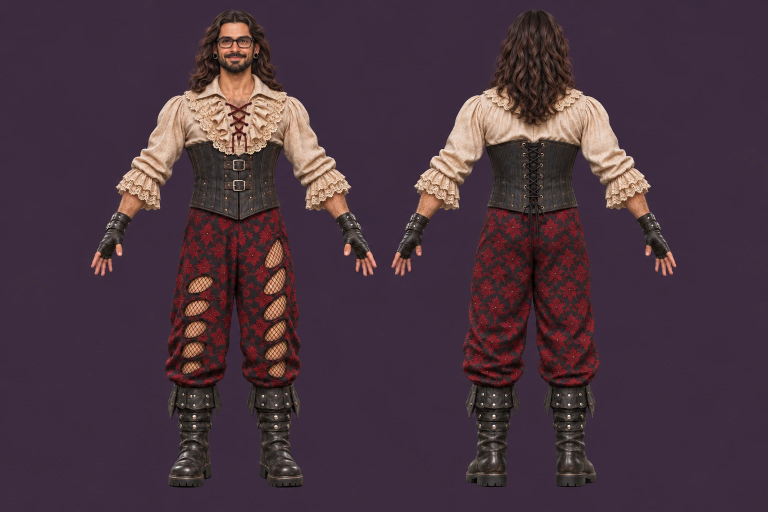
#> input picture models/grey-hat-3d/references/chatgpt/B1.webp, 1536 x 1024 px, given in place of B1.png, which was not available (shown at 1/2 size)
$ python bake_ranger.py
#> lines starting #> are read from the running program, lines starting #| are printed output that depends on the picture; after the words box and inside, x2 and y2 are one past the last pixel; in counts of white or black regions, pixels touching at a corner belong together
### models/ranger-3d/tools/sil.py
# silhouette tools for the Ranger paintings: flat plum (or grey/black) background -> mask; figures as connected blobs
import sys, numpy as np
from PIL import Image
from scipy import ndimage as ndi
def load(path):
    return np.asarray(Image.open(path).convert('RGB')).astype(np.float32)
def mask_of(a, thr=11.0, raw=False):
    h, w, _ = a.shape
    cs = np.concatenate([a[:12, :12].reshape(-1, 3), a[:12, -12:].reshape(-1, 3), a[-12:, :12].reshape(-1, 3), a[-12:, -12:].reshape(-1, 3)])
    bg0 = np.median(cs, 0)
    d0 = np.sqrt(((a - bg0) ** 2).sum(-1))
    sure_bg = ~ndi.binary_dilation(d0 > 22, iterations=18)
    # the background has a soft vignette: fit a quadratic surface per channel to the sure background
    ys, xs = np.mgrid[0:h, 0:w]; X = xs / w - 0.5; Y = ys / h - 0.5
    A = np.stack([np.ones_like(X), X, Y, X * X, Y * Y, X * Y], -1)
    sel = sure_bg.ravel(); step = max(1, sel.sum() // 60000)
    Af = A.reshape(-1, 6)[sel][::step]; fit = np.zeros_like(a)
    for c in range(3):
        coef, *_ = np.linalg.lstsq(Af, a[..., c].reshape(-1)[sel][::step], rcond=None); fit[..., c] = A @ coef
    r = a - fit
    lum = r.mean(-1); chroma = np.sqrt(((r - lum[..., None]) ** 2).sum(-1))
    d = np.sqrt((r ** 2).sum(-1) + (1.6 * chroma) ** 2)
    d = ndi.gaussian_filter(d, 0.8)
    m = d > thr
    if raw: return m, fit
    m = ndi.binary_opening(m, iterations=1); m = ndi.binary_closing(m, iterations=3); m = ndi.binary_fill_holes(m)
    return m, fit
def figures(m, min_area=4000):
    lab, n = ndi.label(m); out = []
    for i, sl in enumerate(ndi.find_objects(lab)):
        area = (lab[sl] == i + 1).sum()
        if area >= min_area: out.append((sl[1].start, sl[0].start, sl[1].stop, sl[0].stop, int(area), i + 1))
    out.sort(); return lab, out
def spans(row):
    # runs of True in a boolean row -> [(x0, x1), ...] (x1 exclusive)
    d = np.diff(np.concatenate([[0], row.astype(np.int8), [0]])); s = np.where(d == 1)[0]; e = np.where(d == -1)[0]
    return list(zip(s.tolist(), e.tolist()))
# [5 lines that do not run on import are left out]

### models/ranger-3d/tools/tables.py
# The Ranger's proportion tables, read off her paintings (B1 front/back, B2 sides, B3 legs; see tools/measure.py, tools/more.py).
# One source for both the model (src/R05_tables.js, written by this file) and the texture bake (bake_ranger.py imports it).
# Scales: every full figure is 1.665 m from the top of her hair to her soles (eye line 1.50 m, as the Jester on the shared sprite scale).
#   A1 898 px/m, B1 591.6 px/m, B2 592.5 px/m, B3 898 px/m.
# Side views lean (pelvis forward of the ankles); the model stands upright, so 0.057 m (B2) is taken off z above the hips.
import json, math

TY0, TY1 = 0.760, 1.405          # the torso loft: from the crotch to the base of the neck
TPW = 2.3                        # ring squareness (2 = ellipse)
# y: [half-width, front z, back z]   (front/back measured in profile; the bust is added on top, see BUST)
TORSO = [
    [0.760, [0.176, 0.080, -0.086]],
    [0.800, [0.187, 0.090, -0.118]],
    [0.850, [0.186, 0.0985, -0.1325]],
    [0.900, [0.177, 0.0940, -0.1435]],
    [0.950, [0.160, 0.1035, -0.1315]],
    [1.000, [0.141, 0.1115, -0.0990]],
    [1.050, [0.120, 0.1070, -0.0710]],
    [1.100, [0.102, 0.1100, -0.0605]],
    [1.150, [0.113, 0.1140, -0.0710]],
    [1.200, [0.126, 0.1090, -0.1035]],
    [1.250, [0.131, 0.0990, -0.1085]],
    [1.290, [0.150, 0.0780, -0.1100]],
    [1.325, [0.160, 0.0550, -0.1020]],
    [1.342, [0.150, 0.0420, -0.0950]],
    [1.356, [0.112, 0.0350, -0.0890]],
    [1.370, [0.080, 0.0300, -0.0840]],
    [1.385, [0.062, 0.0270, -0.0800]],
    [1.405, [0.050, 0.0240, -0.0780]],
]
# two soft mounds under the corset: amplitude, |x| of each, y, spread in x and y; and the shallow dip between them
BUST = dict(amp=0.034, x=0.062, y=1.215, sx=0.046, sy=0.052, dip=0.004, dipx=0.016, dipy=1.24, dipsy=0.045)

# legs. y: [half-width, half-depth front, half-depth back, centre x, centre z]   (widths from B3 and B1, depths the mean of B3 and B2)
LEG = [
    [0.875, [0.092, 0.098, 0.104, 0.092, -0.010]],
    [0.800, [0.090, 0.096, 0.106, 0.092, -0.010]],
    [0.740, [0.083, 0.092, 0.092, 0.091, 0.000]],
    [0.700, [0.075, 0.087, 0.087, 0.090, -0.001]],
    [0.660, [0.0670, 0.0805, 0.0805, 0.090, 0.000]],
    [0.620, [0.0610, 0.0715, 0.0715, 0.089, 0.001]],
    [0.580, [0.0565, 0.0655, 0.0655, 0.088, 0.000]],
    [0.540, [0.0540, 0.0640, 0.0640, 0.087, -0.002]],
    [0.510, [0.0520, 0.0615, 0.0595, 0.086, -0.007]],
    [0.480, [0.0540, 0.0570, 0.0610, 0.086, -0.015]],
    [0.450, [0.0575, 0.0570, 0.0660, 0.085, -0.020]],
    [0.420, [0.0595, 0.0585, 0.0710, 0.085, -0.022]],
    [0.380, [0.0550, 0.0560, 0.0670, 0.084, -0.022]],
    [0.340, [0.0470, 0.0500, 0.0560, 0.083, -0.020]],
    [0.300, [0.0420, 0.0450, 0.0470, 0.082, -0.018]],
    [0.240, [0.0380, 0.0410, 0.0410, 0.082, -0.016]],
]
KNEE_Y = 0.510                   # the knee joint (the Jester's is at 0.470)
SHOULDER = [0.150, 1.300, -0.020]

# [10 lines left out: function prof, not called in this run]

def spline(K, x):                # the same curve as spline() in src/00_util.js
    n = len(K); i = 0
    while i < n - 2 and K[i + 1][0] < x: i += 1
    x0, x1 = K[i][0], K[i + 1][0]; dx = x1 - x0; t = min(1.0, max(0.0, (x - x0) / dx)); t2 = t * t; t3 = t2 * t
    out = []
    for c in range(len(K[0][1])):
        g = lambda j: K[j][1][c]
        v0, v1 = g(i), g(i + 1)
        m0 = (v1 - g(i - 1)) / (x1 - K[i - 1][0]) if i > 0 else (v1 - v0) / dx
        m1 = (g(i + 2) - v0) / (K[i + 2][0] - x0) if i < n - 2 else (v1 - v0) / dx
        out.append((2 * t3 - 3 * t2 + 1) * v0 + (t3 - 2 * t2 + t) * dx * m0 + (-2 * t3 + 3 * t2) * v1 + (t3 - t2) * dx * m1)
    return out

# [10 lines left out: function torso_pt, not called in this run]

# [9 lines that do not run on import are left out]

### models/ranger-3d/bake_ranger.py
# The Ranger's textures, cut from her paintings (refs/*.png) into out/ranger_tex.js (window.RANGER_TEX).
#   body : one picture that wraps round her torso and the legs of her shorts (u round the body from the middle of her back,
#          v height from 0.715 m to 1.405 m), mixed from four paintings by which way the surface faces:
#          B1 front, B1 back, B2 right side, B2 left side. The shapes come from tools/tables.py, the same tables the model uses.
#   lace, laceA : her sleeve lace (F11) as thread colour and see-through mask.     legs : that lace laid over her skin (the leggings).
#   skin : the colour of her bare arms, for the plain-skin parts.
# The paintings are data: run with python3 -I.
import sys, io, json, base64, math
import numpy as np
from PIL import Image
from scipy import ndimage as ndi
sys.path.insert(0, '/home/claude/ranger/tools')
import tables as TB
from sil import load, mask_of, figures, spans
REF = '/home/claude/ranger/refs/'; OUT = '/home/claude/ranger/out/'
FULL_H = 1.665                                    # top of her hair to her soles, meters

# [5 lines left out: function uri, not called in this run]

def figure(name, fi):
    a = load(REF + name); m, _ = mask_of(a); lab, figs = figures(m, 20000); f = figs[fi]; fm = lab == f[5]
    return dict(a=a, fm=fm, x0=f[0], y0=f[1], x1=f[2], y1=f[3], sole=f[3], pxm=(f[3] - f[1]) / FULL_H)

def waist_centre(F):
    best = None
    for h in np.arange(0.98, 1.14, 0.01):
        yy = int(round(F['sole'] - h * F['pxm'])); sp = [s for s in spans(F['fm'][yy]) if s[1] - s[0] > 20]
        if not sp: continue
        c = max(sp, key=lambda s: s[1] - s[0])
        if best is None or c[1] - c[0] < best[1] - best[0]: best = c
    return (best[0] + best[1]) / 2

def shin_axis(F):
    cs = []
    for h in np.arange(0.32, 0.40, 0.01):
        yy = int(round(F['sole'] - h * F['pxm'])); c = max(spans(F['fm'][yy]), key=lambda s: s[1] - s[0]); cs.append((c[0] + c[1]) / 2)
    return float(np.mean(cs))

def sample(F, px, py):
    col = np.stack([ndi.map_coordinates(F['a'][..., c], [py, px], order=1, mode='nearest') for c in range(3)], -1)
    inside = ndi.binary_erosion(F['fm'], iterations=2).astype(np.float32)
    ok = ndi.map_coordinates(inside, [py, px], order=1, mode='constant', cval=0.0)
    return col, ok

def fill(col, w, sig):
    """colour spread outward from where w is high (normalised blur)"""
    num = np.stack([ndi.gaussian_filter(col[..., c] * w, sig, mode='wrap') for c in range(3)], -1); den = ndi.gaussian_filter(w, sig, mode='wrap')[..., None]
    return num / np.maximum(den, 1e-6), den[..., 0]

T = {}
# ================= the wrapped body picture =================
AY0, AY1 = 0.715, TB.TY1
W, H = 2048, 1408
LEAN = 0.057                                      # how far forward of her shins her hips stand in the side paintings
front, back = figure('B1.png', 0), figure('B1.png', 1)
#> in mask_of, `cs = np.concatenate([a[:12, :12].reshape(-1, 3), a[:12, -12:].reshape(..`: cs = 576 rows, first 8: [61, 44, 63], [61, 44, 63], [61, 44, 63], [61, 44, 63], [61, 44, 63], [61, 44, 63], [61, 44, 63], [61, 44, 63]
#> in mask_of, `bg0 = np.median(cs, 0)`: bg0 = [60.5, 43.5, 62]
#> in mask_of, `sure_bg = ~ndi.binary_dilation(d0 > 22, iterations=18)`:
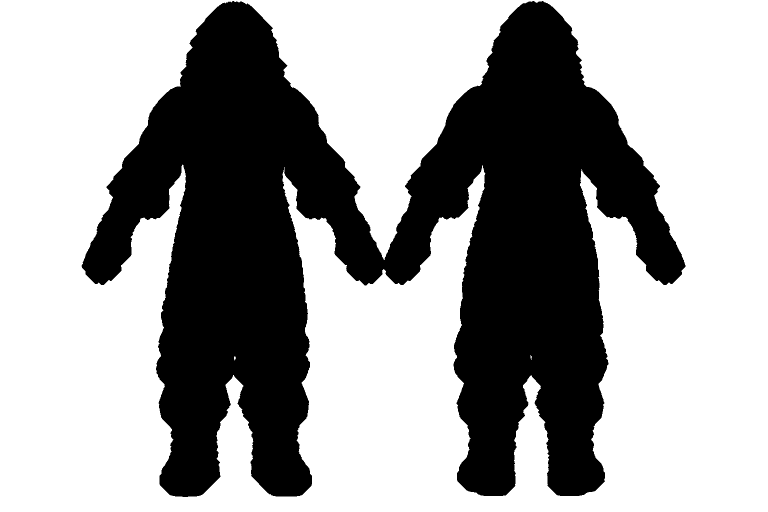
#> sure_bg: shape (1024, 1536) bool (shown at 1/2 size); 63.2% white; 1 black region, box (x1, y1, x2, y2) and area: (163, 2, 1371, 994) 578061
#> in mask_of, `step = max(1, sel.sum() // 60000)`: step = 16
#> the loop in mask_of, `for c in range(3):` made 3 passes
#> coef on passes 1 to 3: [60.68, 0.0221, 0.357, 0.737, -0.948, -0.0821], [43.68, 0.0262, 0.345, 0.742, -0.937, -0.104], [62.04, 0.0898, 0.356, 1.52, -0.341, -0.128]
#> in figure, `lab, figs = figures(m, 20000)`: figs = [(180, 18, 756, 977, 225672, 1), (781, 18, 1355, 976, 223232, 2)]
#> in figure, `f = figs[fi]`: f = (180, 18, 756, 977, 225672, 1)
#> the loop in mask_of (call 2), `for c in range(3):` made 3 passes
sideR, sideL = figure('B2.png', 1), figure('B2.png', 0)          # she faces right: her right side shows; she faces left: her left side
#> call 3 of figure, with name = 'B2.png', fi = 1
#> call 3 of load, with path = '/home/claude/ranger/refs/B2.png'
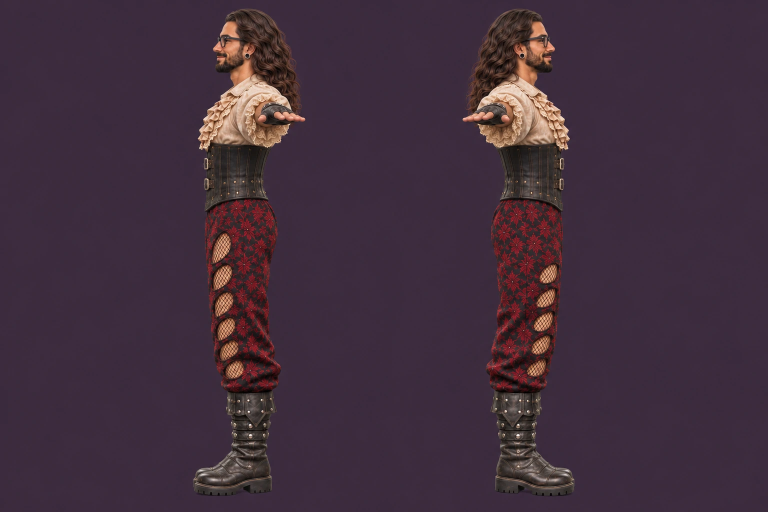
#> input picture models/grey-hat-3d/references/chatgpt/B2.webp, 1536 x 1024 px, given in place of B2.png, which was not available (shown at 1/2 size)
#> in mask_of (call 3), `cs = np.concatenate([a[:12, :12].reshape(-1, 3), a[:12, -12:].reshape(..`: cs = 576 rows, first 8: [60, 43, 62], [60, 43, 62], [60, 43, 62], [60, 43, 62], [60, 43, 62], [60, 43, 62], [60, 43, 62], [60, 43, 62]
#> in figure (call 3), `lab, figs = figures(m, 20000)`:
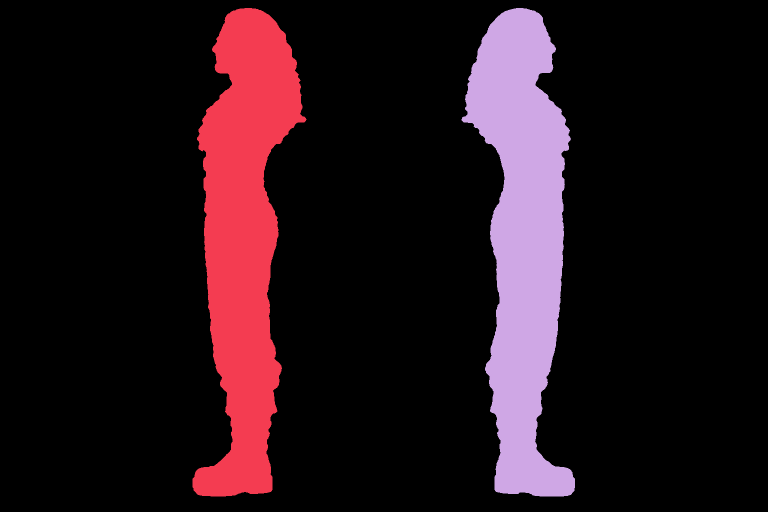
#> lab: shape (1024, 1536) int32 (shown at 1/2 size); 3 distinct labels, from 0 to 2; one colour per label, 0 black
#> in figure (call 3), `lab, figs = figures(m, 20000)`: figs = [(385, 16, 613, 993, 125712, 1), (923, 16, 1150, 993, 126344, 2)]
#> in figure (call 3), `f = figs[fi]`: f = (923, 16, 1150, 993, 126344, 2)
front['cx'] = waist_centre(front); back['cx'] = waist_centre(back); sideR['ax'] = shin_axis(sideR); sideL['ax'] = shin_axis(sideL)
#> the loop in waist_centre, `for h in np.arange(0.98, 1.14, 0.01):` made 16 passes
#> (yy, sp) on passes 1 to 3: (413, [(235, 322), (378, 561), (610, 698)]), (407, [(238, 321), (379, 561), (610, 695)]), (401, [(239, 322), (380, 558), (609, 694)])
#> the loop in waist_centre (call 2), `for h in np.arange(0.98, 1.14, 0.01):` made 16 passes
#> (yy, sp) on passes 1 to 3: (412, [(833, 920), (974, 1156), (1211, 1298)]), (406, [(835, 919), (975, 1155), (1211, 1296)]), (401, [(836, 919), (977, 1154), (1212, 1295)])
#> the loop in shin_axis, `for h in np.arange(0.32, 0.40, 0.01):` made 9 passes
#> yy on passes 1 to 4: 805, 799, 793, 788
#> after the loop in shin_axis, `for h in np.arange(0.32, 0.40, 0.01):`: cs = [1033, 1034, 1034, 1034.5, 1035.5, 1037, 1036.5, 1037, 1037]
#> the loop in shin_axis (call 2), `for h in np.arange(0.32, 0.40, 0.01):` made 9 passes
#> yy on passes 1 to 4: 805, 799, 793, 788
print('front cx %.1f pxm %.1f | back cx %.1f pxm %.1f | sideR ax %.1f | sideL ax %.1f' % (front['cx'], front['pxm'], back['cx'], back['pxm'], sideR['ax'], sideL['ax']))
#| front cx 468.5 pxm 576.0 | back cx 1065.0 pxm 575.4 | sideR ax 1035.4 | sideL ax 500.1
us = (np.arange(W) + 0.5) / W; X = np.zeros((H, W), np.float32); Z = np.zeros((H, W), np.float32); Y = np.zeros((H, W), np.float32)
for j in range(H):
    y = AY1 - (j + 0.5) / H * (AY1 - AY0); yr = max(y, TB.TORSO[0][0])
    rx, zf, zb = TB.spline(TB.TORSO, yr); cz = (zf + zb) / 2; rf = zf - cz; rb = cz - zb
    a = math.pi + us * 2 * math.pi; s = np.sin(a); c = np.cos(a); e = 2 / TB.TPW
    x = rx * np.sign(s) * np.abs(s) ** e; z = cz + np.where(c >= 0, rf, rb) * np.sign(c) * np.abs(c) ** e
    B = TB.BUST; ax = np.abs(x); cp = np.maximum(c, 0)
    z = z + cp * B['amp'] * np.exp(-((ax - B['x']) / B['sx']) ** 2 - ((yr - B['y']) / B['sy']) ** 2) - cp * B['dip'] * np.exp(-(x / B['dipx']) ** 2 - ((yr - B['dipy']) / B['dipsy']) ** 2)
    X[j] = x; Z[j] = z; Y[j] = y
# which way each point of the surface faces (from the ring's own run)
dX = np.roll(X, -1, 1) - np.roll(X, 1, 1); dZ = np.roll(Z, -1, 1) - np.roll(Z, 1, 1); L = np.hypot(dX, dZ) + 1e-9
NX, NZ = -dZ / L, dX / L                          # u runs back -> right side -> front -> left side, so this normal points outward
flip = (NX * X + NZ * (Z - (Z.max(1, keepdims=True) + Z.min(1, keepdims=True)) / 2)) < 0
NX = np.where(flip, -NX, NX); NZ = np.where(flip, -NZ, NZ)
P = 3.0
views = [
    (front, front['cx'] + X * front['pxm'], front['sole'] - Y * front['pxm'], np.maximum(NZ, 0) ** P, None),
    (back, back['cx'] - X * back['pxm'], back['sole'] - Y * back['pxm'], np.maximum(-NZ, 0) ** P, None),
    (sideR, sideR['ax'] + (Z + LEAN) * sideR['pxm'], sideR['sole'] - Y * sideR['pxm'], np.maximum(-NX, 0) ** P, 'side'),
    (sideL, sideL['ax'] - (Z + LEAN) * sideL['pxm'], sideL['sole'] - Y * sideL['pxm'], np.maximum(NX, 0) ** P, 'side'),
]
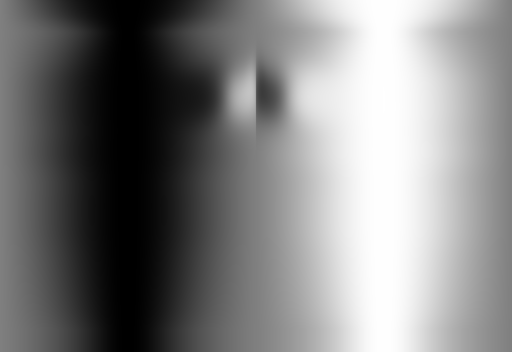
#> NX: shape (1408, 2048) float32 (shown at 1/4 size); min -1, max 1, mean 4.55e-10; drawn with min black and max white
smooth = lambda a, b, x: (lambda t: t * t * (3 - 2 * t))(np.clip((x - a) / (b - a), 0, 1))
acc = np.zeros((H, W, 3), np.float32); wsum = np.zeros((H, W), np.float32)
for F, px, py, w, kind in views:
    col, ok = sample(F, px, py)
    if kind == 'side': w = w * (1 - smooth(1.13, 1.20, Y))        # in the side paintings her arm and sleeve are in front of everything above the bust
    w = w * ok; acc += col * w[..., None]; wsum += w
#> this loop made 4 passes
#> kind on passes 1 to 4: None, None, 'side', 'side'
col = acc / np.maximum(wsum, 1e-6)[..., None]
conf = np.clip(wsum / 0.12, 0, 1)
f1, _ = fill(col, conf, 6.0); f2, d2 = fill(col, conf, 28.0); fl = np.where((d2 > 1e-3)[..., None], f2, col)
#> after `f2, d2 = fill(col, conf, 28.0)`:
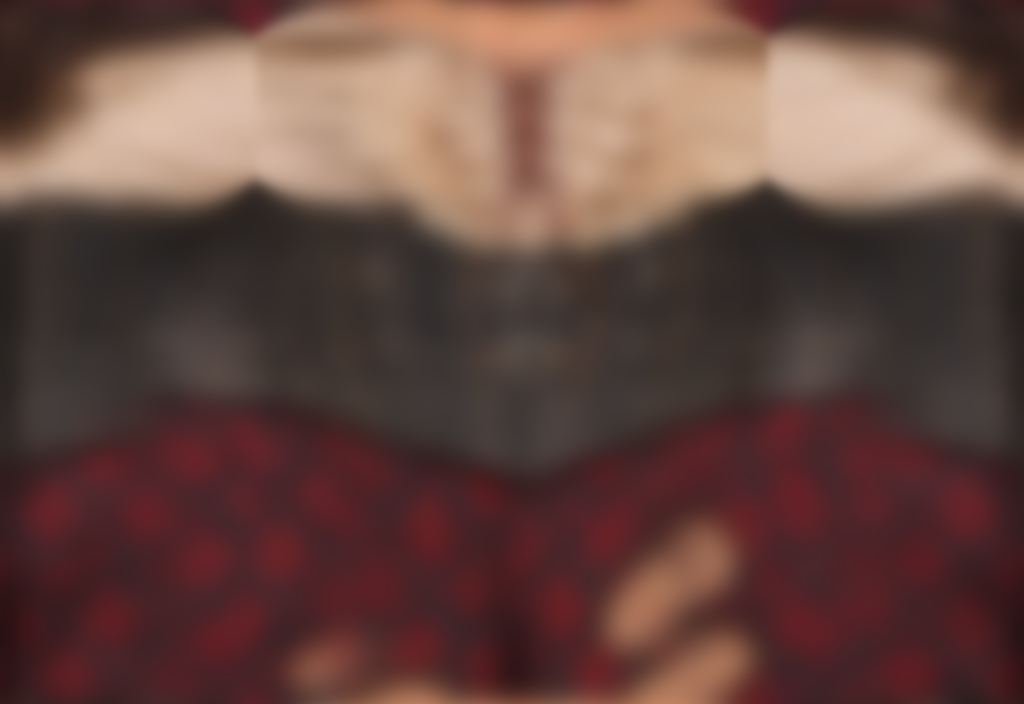
#> f2: shape (1408, 2048, 3) float32 (shown at 1/2 size); mean of channels 0, 1, 2 101.8, 70.9, 64.9; drawn as R, G, B
fl = np.where((ndi.gaussian_filter(conf, 6.0, mode='wrap') > 0.02)[..., None], f1, fl)
atlas = col * conf[..., None] + fl * (1 - conf[..., None])
# the neck: above her collarbones the paintings bring hair, ears and their shadows; plain skin takes over there
jj0, jj1 = int((AY1 - 1.345) / (AY1 - AY0) * H), int((AY1 - 1.300) / (AY1 - AY0) * H); cu = (np.abs(us - 0.5) < 0.045)
chest = np.median(atlas[jj0:jj1][:, cu].reshape(-1, 3), 0); T['skinChest'] = '#%02x%02x%02x' % tuple(int(round(v)) for v in chest); print('chest skin', T['skinChest'])
#> after `chest = np.median(atlas[jj0:jj1][:, cu].reshape(-1, 3), 0)`: chest = [173.2, 124, 100.4]
#| chest skin #ad7c64
NECK = np.array([190.0, 127.0, 98.0]); T['skinNeck'] = '#be7f62'      # her neck in J3, between collarbones and chin: darker and warmer than her chest
ub = np.minimum(us, 1 - us)[None, :]; lower = 0.030 * smooth(0.30, 0.18, ub) * smooth(0.020, 0.034, np.abs(ub - 0.1115))       # but not on her straps, which run on up over her shoulders       # at her back the band's tails, loose hair and their shadows hang lower in the painting, so plain skin starts lower there
nk = smooth(1.350, 1.398, Y)[..., None]; fade = smooth(1.352 - lower, 1.392 - lower, Y)[..., None]; atlas = atlas * (1 - fade) + (chest[None, None] * (1 - nk) + NECK[None, None] * nk) * fade
# her strap hooks and their buckles are real objects now (src/R45_gear.js): the flat painted ones are painted out of the picture.
# Dark iron and its shadow beside each strap becomes the skin around it; the brass on the strap becomes the blue beside it.
HOOKS = [(0.383, 1.321, -1), (0.617, 1.321, 1), (0.1115, 1.337, 1), (0.8885, 1.337, -1)]       # u, height, which way her side is
def paint_out(atlas):
    j0, j1 = int((AY1 - 1.374) / (AY1 - AY0) * H), int((AY1 - 1.286) / (AY1 - AY0) * H)
    band = atlas[j0:j1].copy(); r, g, b = band[..., 0], band[..., 1], band[..., 2]; lum = 0.3 * r + 0.59 * g + 0.11 * b
    uu = np.broadcast_to(us[None, :], lum.shape); yy = Y[j0:j1]
    box = np.zeros(lum.shape, np.float32); small = np.zeros(lum.shape, bool)
    for ub, yb, outer in HOOKS:
        du = (uu - ub) * outer; lo = 0.023 if yb < 1.33 else 0.037       # the curls hang lower from the bar at her back
        box = np.maximum(box, smooth(-0.064, -0.050, du) * smooth(0.112, 0.098, du) * smooth(yb - lo - 0.009, yb - lo, yy) * smooth(yb + 0.034, yb + 0.026, yy))
        small |= (np.abs(uu - ub) < 0.030) & (np.abs(yy - yb) < 0.026)
    # the strap, whole: the blue, joined up through the buckle that crosses it
    blue = b > r + 12
    whole = ndi.binary_closing(blue, structure=np.ones((61, 1), bool)) | blue; whole = ndi.binary_closing(whole, structure=np.ones((1, 13), bool)) | whole
    whole = np.where(small, whole, blue); strap = ndi.binary_dilation(whole, iterations=3)
    # iron and its shadow, beside the strap -> the skin around it
    dark = (box > 0.02) & ~strap & ((lum < 92) | (small & (r - b > 112)))
    dark = ndi.binary_dilation(dark, iterations=11) & ~strap
    ok = ~dark & ~ndi.binary_dilation(whole, iterations=9) & (lum > 120); w = ok.astype(np.float32)
    num = np.stack([ndi.gaussian_filter(band[..., k] * w, 18, mode='wrap') for k in range(3)], -1); den = ndi.gaussian_filter(w, 18, mode='wrap')[..., None]
    fillc = np.where(den > 0.01, num / np.maximum(den, 1e-5), chest[None, None])
    m = np.clip(ndi.gaussian_filter(dark.astype(np.float32), 2.5) * 1.6, 0, 1) * box; band = band * (1 - m[..., None]) + fillc * m[..., None]
    # brass and iron on the strap -> the blue beside it
    r, g, b = band[..., 0], band[..., 1], band[..., 2]
    bad = small & strap & ~(b > r + 22); bad = ndi.binary_dilation(bad, iterations=2) & strap & small
    ok = (b > r + 25) & ~bad; w = ok.astype(np.float32)
    num = np.stack([ndi.gaussian_filter(band[..., k] * w, 6, mode='wrap') for k in range(3)], -1); den = ndi.gaussian_filter(w, 6, mode='wrap')[..., None]
    m = np.clip(ndi.gaussian_filter((bad & whole).astype(np.float32), 1.2)[..., None] * 1.8, 0, 1) * (den > 0.01)
    band = band * (1 - m) + (num / np.maximum(den, 1e-5)) * m
    atlas[j0:j1] = band; print('painted out: %d px of iron, %d px of brass' % (int(dark.sum()), int(bad.sum()))); return atlas
atlas = paint_out(atlas)
#| painted out: 54555 px of iron, 0 px of brass
# Over the top of each shoulder the paintings see the strap edge-on, so it came out as a blur. It is drawn again there: the strap keeps
# its place (a band at a fixed distance from her middle) and wears the colours it has just under the front buckles.
def strap_over(atlas):
    r, g, b = atlas[..., 0], atlas[..., 1], atlas[..., 2]; blue = b > r + 12; ax = np.abs(X)
    front = Z > (Z.max(1, keepdims=True) + Z.min(1, keepdims=True)) / 2
    rows = ((Y[:, 0] > 1.298) & (Y[:, 0] < 1.310))[:, None]; sel = blue & rows & front & (ax > 0.085) & (ax < 0.145)
#> (the run stopped early here; a loop or call above may not have finished)
